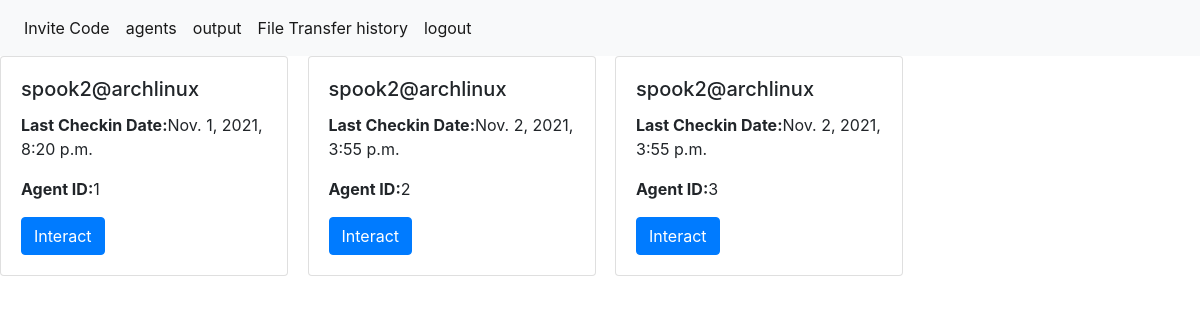
Before: /agentselect/ (signed in) with the older database file.
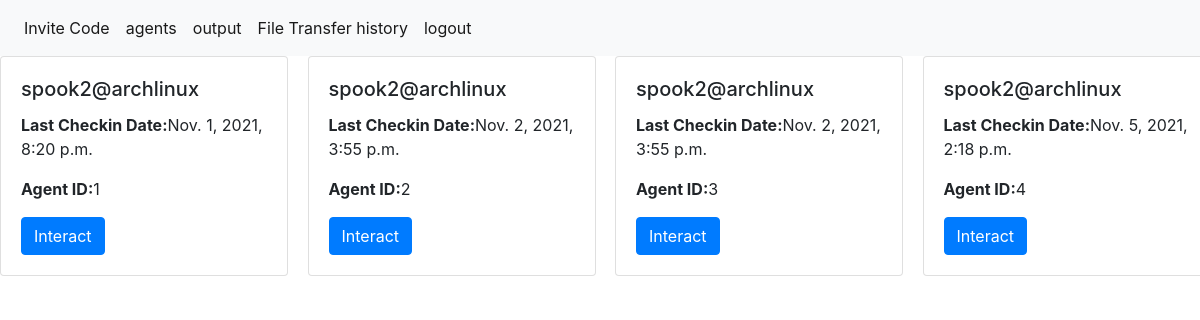
After: the same page with the newer database file.
### api/models.py (models this page shows, shortened)
class Agent(models.Model):
    name= models.CharField(max_length=100)
    LastCheckinDate= models.DateTimeField(default=timezone.now)

### frontend/views.py (the view)
# urls.py: path('agentselect/', views.agentselect, name='agentselect'),
@login_required
def agentselect(request):
    agent_list=Agent.objects.all()
    context = {'agent_list': list(agent_list)}
    return render(request, 'frontend/agentselect.html', context)

### frontend/templates/frontend/agentselect.html
{% extends 'frontend/base.html' %}
{%block content %}
{% if agent_list %}
    <div class="row">
{% for agent in agent_list %}
    <div class="col-md-3">
    <div class="card" style="width: 18rem;">
        <div class="card-body">
          <h5 class="card-title">{{ agent.name }}</h5>
          <p class="card-text"><b>Last Checkin Date:</b>{{ agent.LastCheckinDate }}</p>
          <p class="card-text"><b>Agent ID:</b>{{ agent.id }}</p>
          <a href="/agent/{{ agent.id }}/" class="btn btn-primary">Interact</a>
        </div>
      </div> </div>
{% endfor %}
</div>
{% else %}
<p>No agents are available.</p>
{% endif %}
{% endblock %}

Changed rows visible on the page:
added Agent: name "spook2@archlinux", LastCheckinDate "Nov. 5, 2021, 2:18 p.m.", id "4"
